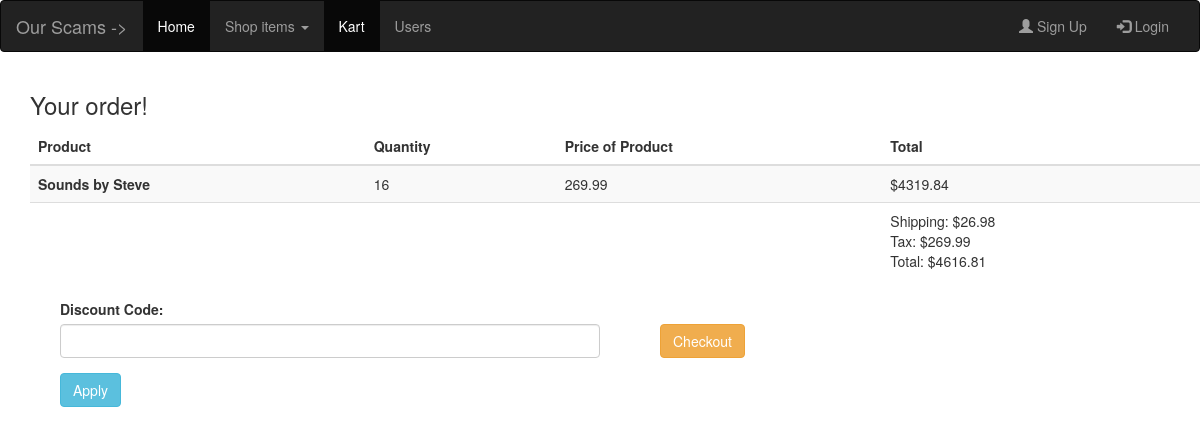
/Pages/checkoutPage.php, run on an earlier commit of the app's database.
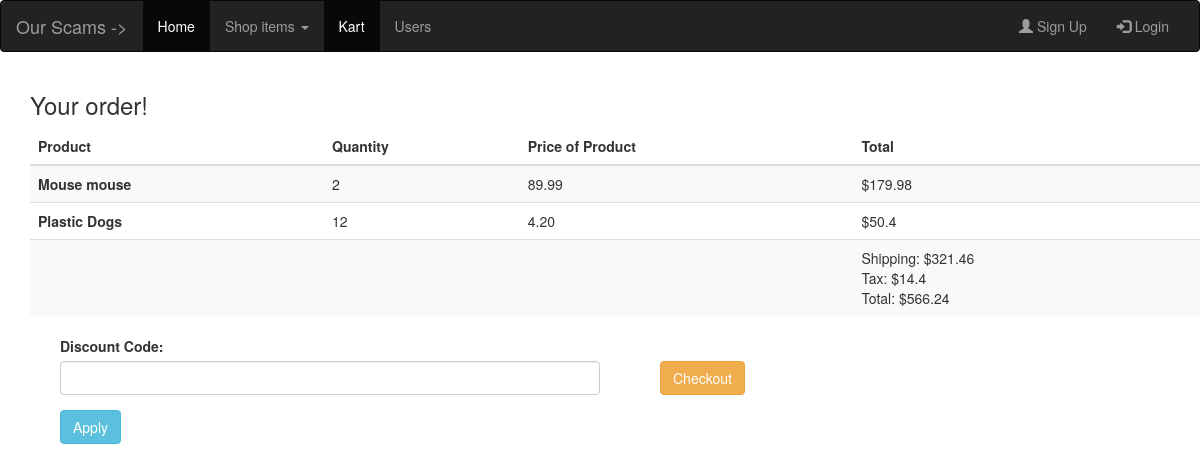
And on a later commit of the database.
### tables this page shows
CREATE TABLE `order_info` (
  `order_ID` int(11) NOT NULL,
  `product_ID` int(11) NOT NULL,
  `quantity` int(11) NOT NULL
);

CREATE TABLE `products` (
  `product_ID` int(11) NOT NULL,
  `name` varchar(100) DEFAULT NULL,
  `price` double(8,2) DEFAULT NULL,
  `short_desc` varchar(150) DEFAULT NULL,
  `image` varchar(100) DEFAULT NULL,
  `category_ID` int(11) DEFAULT NULL,
  `description` varchar(300) DEFAULT NULL,
  `desc_image` varchar(30) DEFAULT NULL,
  `weightKg` int(11) NOT NULL DEFAULT '13'
);

### Classes/OrderDataService.php (called while the page is built, shortened)
<?php
class orderDataService{
    function findCurrentOrder($id){
        $database = new Database();
        $connection = $database->getConnected();
        $orderItems = [];
        $order_id = 0;
        $sql = "SELECT * FROM orders WHERE active = true AND user_ID = $id";
        if ($result = $connection->query($sql)) {
            if($result->num_rows === 0){
                return null;
            }
            else{
                $order_id = $result->fetch_assoc();
                $order_id = $order_id['order_ID'];
            }
        } else {
            echo "<p style=\"color:red;\">ERROR: " . $DBConnect->error . "</p>";
            return null;
        }
        $sql = "SELECT products.name, order_info.quantity,products.price FROM order_info INNER JOIN products ON order_info.product_ID=products.product_ID WHERE order_info.order_ID = $order_id";
        if ($result = $connection->query($sql)) {
            $index = 0;
            if($result->num_rows === 0)
                return null;
            else{
                while($row = $result->fetch_assoc()){
                    $orderItems[$index] = array($row['name'] , $row ['quantity'] , $row['price']);
                    ++$index;
                }
                return $orderItems;
            }
        } else {
            echo "<p style=\"color:red;\">ERROR: " . $DBConnect->error . "</p>";
            return null;
        }
    }
    function getOrderID($id){
        $database = new Database();
        $connection = $database->getConnected();
        $sql = "SELECT * FROM orders WHERE active = true AND user_ID = $id";
        if ($result = $connection->query($sql)) {
            if($result->num_rows === 0){
                return null;
            }
            else{
                $order_id = $result->fetch_assoc();
                $order_id = $order_id['order_ID'];
                return $order_id;
            }
        } else {
            echo "<p style=\"color:red;\">ERROR: " . $DBConnect->error . "</p>";
            return null;
        }
    }
    function getOrderTotal(){
        $db = new Database();
        $connection = $db->getConnected();
        $order_id = $this->getOrderID(1);
        $sql = "SELECT order_info.quantity, products.price , products.weightKg FROM order_info INNER JOIN products ON order_info.product_ID=products.product_ID WHERE order_info.order_ID = $order_id";
        if ($result = $connection->query($sql)) {
            $index = 0;
            if($result->num_rows === 0)
                return null;
            else{
                while($row = $result->fetch_assoc()){
                    $orderItems[$index] = array($row ['quantity'] , $row['price'], $row['weightKg']);
                    ++$index;
                }
                return $orderItems;
            }
        } else {
            echo "<p style=\"color:red;\">ERROR: " . $DBConnect->error . "</p>";
            return null;
        }
    }
}
?>

### Classes/OrderBusinessService.php (called while the page is built, shortened)
<?php
require ("OrderDataService.php");
?>
<?php
class orderBusinessService{
    function getOrders($id){
        $service = new orderDataService();
        return $service->findCurrentOrder($id);
    }
    function getTotal($userID){
        $service = new orderDataService();
        $taxRate = .0625;
        $shippingRate = 5.62;
        $runningTotal = 0;
        $totalWeight = 0;
        $output = array();
        $items = $service->getOrderTotal();
        foreach($items as $item){
            $runningTotal += $item[0] * $item[1];
            $totalWeight += $item[0] * $item[2];
        }
        $tax = $taxRate * $runningTotal;
        $shipping = $totalWeight * ($shippingRate/10);
        $total = $runningTotal + $tax + $shipping;
        array_push($output,round($shipping, 2));
        array_push($output,round($tax , 2));
        array_push($output,round($total , 2));
        return $output;
    }
}
?>

### Pages/fragments/_displayOrder.php (the view, shortened to what this page needs)
<?php
require_once("../Classes/OrderBusinessService.php");
function displayOrder($orders)
{
?>
<table class="table table-striped table-dark">
  <thead>
    <tr>
      <th scope="col">Product</th>
      <th scope="col">Quantity</th>
      <th scope="col">Price of Product</th>
      <th scope="col">Total</th>
    </tr>
  </thead>
  <tbody>
      <?php
        $service = new orderBusinessService();
        $index = 0;
        foreach($orders as $o)
        {
          $temptotal = $o[1] * $o[2];
          $order[$index] = array($o[0], $o[1], $o[2], $temptotal);
          $index++;
        }
        foreach($order as $column)
        {
      ?>
          <tr>
            <th scope="row"><?php echo $column[0]; ?></th>
            <td><?php echo $column[1];?></td>
            <td><?php echo $column[2];?></td>
            <td>$<?php echo $column[3];?></td>
          </tr>
      <?php
        }
          $checkoutInfo = $service->getTotal(1);
          $total = $checkoutInfo[2];
      ?>
            <tr>
            <th></th>
            <td></td>
            <td></td>
            <td><?php
                  echo "Shipping: \$$checkoutInfo[0] <br/>Tax: $$checkoutInfo[1] <br/>Total: $$total";
              ?></td>
            </tr>
  </tbody>
</table>
<?php
}
?>

What changed in the data, as far as the page shows it:
removed order_info: product_ID.name "Sounds by Steve", quantity "16", product_ID.price "269.99", column "4319.84"
added order_info: product_ID.name "Mouse mouse", quantity "2", product_ID.price "89.99", column "179.98"
added order_info: product_ID.name "Plastic Dogs", quantity "12", product_ID.price "4.20", column "50.4"
Also different on the page:
$checkoutInfo[0]: "26.98" → "321.46"
$checkoutInfo[1]: "269.99" → "14.4"
$total: "4616.81" → "566.24"
